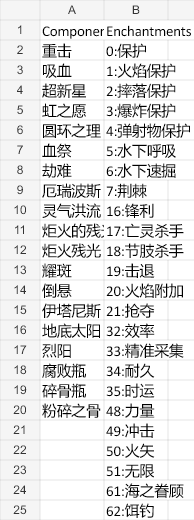
#> input picture .codex-temp/bone-flask-8/before/ValidationData.png, 194 x 520 px
$ python remove_bg.py ../.codex-temp/bone-flask-8/before/ValidationData.png '../.codex-temp/bone-flask-8/before/RPG Items.png'
#> lines starting #> are read from the running program, lines starting #| are printed output that depends on the picture
import sys
sys.path.insert(0, r"E:\Java\VibeCoding\ATTACH")
try:
    from PIL import Image
except ImportError:
    print("Pillow not installed")
    sys.exit(1)
import os

def remove_white_bg(input_path, output_path):
    os.makedirs(os.path.dirname(output_path), exist_ok=True)
    img = Image.open(input_path).convert("RGBA")
#> img is the input picture: PIL image 194x520 RGBA; mean R, G, B, A 226.4, 226.4, 226.4, 255
    datas = img.getdata()

    new_data = []
    # threshold for white
    for item in datas:
        # change all white (also shades of whites)
        # to transparent
        if item[0] > 230 and item[1] > 230 and item[2] > 230:
            new_data.append((255, 255, 255, 0))
        else:
            new_data.append(item)
#> this loop made 100880 passes
#> item on passes 1 to 3: (224, 224, 224, 255), (235, 235, 235, 255), (235, 235, 235, 255)
#> after the loop, new_data = 100880 items

    img.putdata(new_data)

    # Resize for Minecraft
    img = img.resize((256, 256), Image.Resampling.LANCZOS)
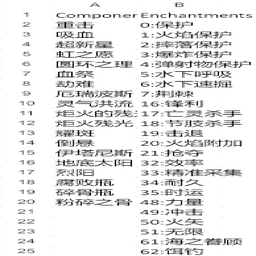
#> img: PIL image 256x256 RGBA; mean R, G, B, A 60.4, 60.4, 60.4, 48.7; transparent parts drawn white
    img.save(output_path, "PNG")

if __name__ == "__main__":
    remove_white_bg(sys.argv[1], sys.argv[2])

$ run again, on .codex-temp/bone-flask-8/before/组件参数说明书 (Guide).png
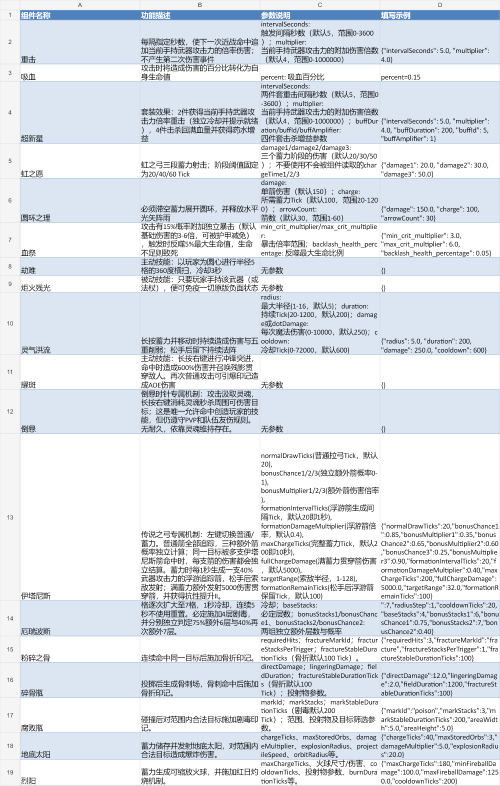
#> input picture .codex-temp/bone-flask-8/before/组件参数说明书 (Guide).png, 1000 x 1572 px (shown at 1/2 size)
#> in remove_white_bg, img is the input picture: PIL image 1000x1572 RGBA; mean R, G, B, A 220.6, 225.6, 231.6, 255
#> the loop in remove_white_bg, `for item in datas:` made 1572000 passes
#> item on passes 1 to 3: (224, 224, 224, 255), (235, 235, 235, 255), (235, 235, 235, 255)
#> after the loop in remove_white_bg, `for item in datas:`: new_data = 1572000 items
#> in remove_white_bg, `img = img.resize((256, 256), Image.Resampling.LANCZOS)`:
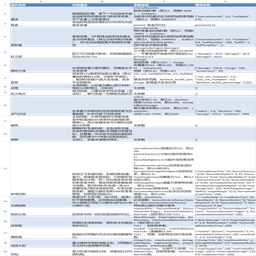
#> img: PIL image 256x256 RGBA; mean R, G, B, A 136, 142.1, 149.7, 136.6; transparent parts drawn white
